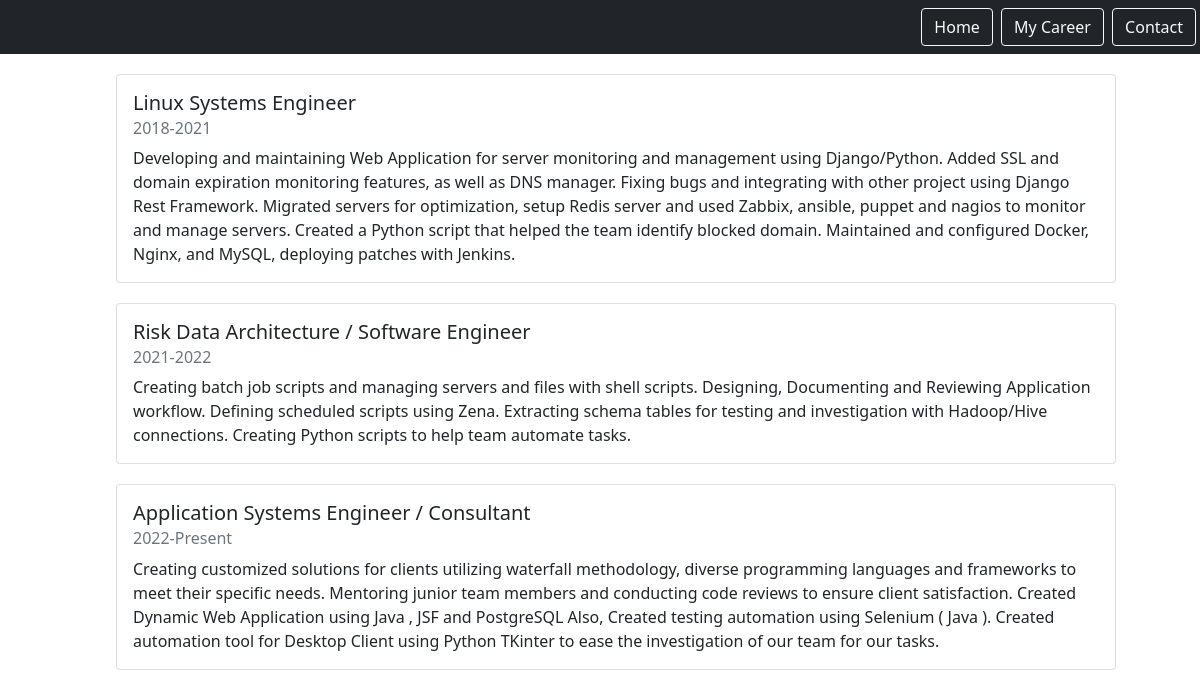
/mycareer/, run on the app's committed database.
### careers/models.py (models this page shows)
class Career(models.Model):
    name = models.CharField(max_length=100)
    details = models.CharField(max_length=800)
    years = models.CharField(max_length=100)

### careers/views.py (the view)
# urls.py: path('', views.CareersView.as_view(), name='careers.list'),
class CareersView(ListView):
    model = Career
    context_object_name = "careers"
    template_name = 'careers/careers_list.html'

### templates/careers/careers_list.html (shortened to what this page needs)
{% extends "base.html" %}
{% load static %}
{% block content %}
<ul>
    <div class="container">
        {% for career in careers %}
        <div class="card" style="width: 1000px;display: block; margin-left: auto;margin-right: auto; margin-top: 20px;">
            <div class="card-body">
                <h5 class="card-title">{{ career.name }}</h5>
                <h6 class="card-subtitle mb-2 text-muted">{{ career.years }}</h6>
                <p class="card-text">{{ career.details }}</p>
            </div>
        </div>
        {% endfor %}
    </div>
</ul>
{% endblock %}

### static/templates/base.html (shortened to what this page needs)
{% load static %}
<!DOCTYPE html>
<html lang="en">
<head>
    <link rel="stylesheet" type="text/css" href="{% static 'css/style.css' %}">
    <link rel="stylesheet" href="https://cdn.jsdelivr.net/npm/bootstrap@5.0.0-beta2/dist/css/bootstrap.min.css">
    <link rel="stylesheet" href="https://cdnjs.cloudflare.com/ajax/libs/font-awesome/4.7.0/css/font-awesome.min.css">
</head>
<body>
    <nav class="navbar navbar-dark bg-dark">
        <div class="ms-auto">
            <a href="{% url 'jobs.list' %}" class="btn btn-outline-light me-1">Home</a>
            <a href="{% url 'careers.list' %}" class="btn btn-outline-light me-1">My Career</a>
            <a href="{% url 'contacts.list' %}" class="btn btn-outline-light me-1">Contact</a>
        </div>
    </nav>
    <div>
        {% block content %}
        {% endblock %}
    </div>
</body>
</html>

### data on the page
Career: name "Linux Systems Engineer", years "2018-2021", details "Developing and maintaining Web Application for server monitoring and management using Django/Python. Added SSL and domain expiration monitoring features, as well as DNS manager. Fixing bugs and integrating with other project using Django Rest Framework. Migrated servers for optimization, setup Redis server and used Zabbix, ansible, puppet and nagios to monitor and manage servers. Created a Python script that helped the team identify blocked domain. Maintained and configured Docker, Nginx, and MySQL, deploying patches with Jenkins."
Career: name "Risk Data Architecture / Software Engineer", years "2021-2022", details "Creating batch job scripts and managing servers and files with shell scripts. Designing, Documenting and Reviewing Application workflow. Defining scheduled scripts using Zena. Extracting schema tables for testing and investigation with Hadoop/Hive connections. Creating Python scripts to help team automate tasks."
Career: name "Application Systems Engineer / Consultant", years "2022-Present", details "Creating customized solutions for clients utilizing waterfall methodology, diverse programming languages and frameworks to meet their specific needs. Mentoring junior team members and conducting code reviews to ensure client satisfaction. Created Dynamic Web Application using Java , JSF and PostgreSQL Also, Created testing automation using Selenium ( Java ). Created automation tool for Desktop Client using Python TKinter to ease the investigation of our team for our tasks."
